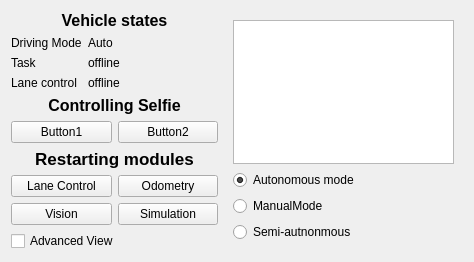
<?xml version="1.0" encoding="UTF-8"?>
<ui version="4.0">
 <class>Form</class>
 <widget class="QWidget" name="Form">
  <property name="geometry">
   <rect>
    <x>0</x>
    <y>0</y>
    <width>474</width>
    <height>261</height>
   </rect>
  </property>
  <property name="sizePolicy">
   <sizepolicy hsizetype="Minimum" vsizetype="Preferred">
    <horstretch>0</horstretch>
    <verstretch>0</verstretch>
   </sizepolicy>
  </property>
  <property name="windowTitle">
   <string>Form</string>
  </property>
  <layout class="QHBoxLayout" name="horizontalLayout">
   <item>
    <layout class="QHBoxLayout" name="layout_main">
     <property name="sizeConstraint">
      <enum>QLayout::SetMaximumSize</enum>
     </property>
     <item>
      <layout class="QVBoxLayout" name="layout_left">
       <item>
        <widget class="QLabel" name="label_8">
         <property name="sizePolicy">
          <sizepolicy hsizetype="Preferred" vsizetype="Fixed">
           <horstretch>0</horstretch>
           <verstretch>0</verstretch>
          </sizepolicy>
         </property>
         <property name="font">
          <font>
           <pointsize>12</pointsize>
           <weight>75</weight>
           <bold>true</bold>
          </font>
         </property>
         <property name="text">
          <string>Vehicle states</string>
         </property>
         <property name="alignment">
          <set>Qt::AlignCenter</set>
         </property>
         <property name="buddy">
          <cstring>advanced_elements</cstring>
         </property>
        </widget>
       </item>
       <item>
        <layout class="QGridLayout" name="vehicle_states_layout">
         <item row="1" column="1">
          <widget class="QLabel" name="task_label">
           <property name="text">
            <string>offline</string>
           </property>
          </widget>
         </item>
         <item row="2" column="1">
          <widget class="QLabel" name="lane_control_label">
           <property name="sizePolicy">
            <sizepolicy hsizetype="Preferred" vsizetype="Minimum">
             <horstretch>0</horstretch>
             <verstretch>0</verstretch>
            </sizepolicy>
           </property>
           <property name="text">
            <string>offline</string>
           </property>
          </widget>
         </item>
         <item row="0" column="1">
          <widget class="QLabel" name="rc_label">
           <property name="sizePolicy">
            <sizepolicy hsizetype="Preferred" vsizetype="Minimum">
             <horstretch>0</horstretch>
             <verstretch>0</verstretch>
            </sizepolicy>
           </property>
           <property name="minimumSize">
            <size>
             <width>130</width>
             <height>0</height>
            </size>
           </property>
           <property name="text">
            <string>Auto</string>
           </property>
          </widget>
         </item>
         <item row="1" column="0">
          <widget class="QLabel" name="label_3">
           <property name="sizePolicy">
            <sizepolicy hsizetype="Preferred" vsizetype="Fixed">
             <horstretch>0</horstretch>
             <verstretch>0</verstretch>
            </sizepolicy>
           </property>
           <property name="text">
            <string>Task</string>
           </property>
          </widget>
         </item>
         <item row="2" column="0">
          <widget class="QLabel" name="label_5">
           <property name="sizePolicy">
            <sizepolicy hsizetype="Preferred" vsizetype="Fixed">
             <horstretch>0</horstretch>
             <verstretch>0</verstretch>
            </sizepolicy>
           </property>
           <property name="text">
            <string>Lane control</string>
           </property>
          </widget>
         </item>
         <item row="0" column="0">
          <widget class="QLabel" name="label">
           <property name="sizePolicy">
            <sizepolicy hsizetype="Preferred" vsizetype="Fixed">
             <horstretch>0</horstretch>
             <verstretch>0</verstretch>
            </sizepolicy>
           </property>
           <property name="text">
            <string>Driving Mode</string>
           </property>
          </widget>
         </item>
        </layout>
       </item>
       <item>
        <widget class="QLabel" name="label_2">
         <property name="sizePolicy">
          <sizepolicy hsizetype="Preferred" vsizetype="Fixed">
           <horstretch>0</horstretch>
           <verstretch>0</verstretch>
          </sizepolicy>
         </property>
         <property name="font">
          <font>
           <pointsize>12</pointsize>
           <weight>75</weight>
           <bold>true</bold>
          </font>
         </property>
         <property name="text">
          <string>Controlling Selfie</string>
         </property>
         <property name="alignment">
          <set>Qt::AlignCenter</set>
         </property>
        </widget>
       </item>
       <item>
        <layout class="QGridLayout" name="Buttons_layout">
         <item row="0" column="1">
          <widget class="QPushButton" name="button_2">
           <property name="sizePolicy">
            <sizepolicy hsizetype="Minimum" vsizetype="Preferred">
             <horstretch>0</horstretch>
             <verstretch>0</verstretch>
            </sizepolicy>
           </property>
           <property name="minimumSize">
            <size>
             <width>0</width>
             <height>0</height>
            </size>
           </property>
           <property name="text">
            <string>Button2</string>
           </property>
          </widget>
         </item>
         <item row="0" column="0">
          <widget class="QPushButton" name="button_1">
           <property name="sizePolicy">
            <sizepolicy hsizetype="Minimum" vsizetype="Preferred">
             <horstretch>0</horstretch>
             <verstretch>0</verstretch>
            </sizepolicy>
           </property>
           <property name="accessibleName">
            <string/>
           </property>
           <property name="accessibleDescription">
            <string/>
           </property>
           <property name="text">
            <string extracomment="cfsadfsdf">Button1</string>
           </property>
          </widget>
         </item>
        </layout>
       </item>
       <item>
        <widget class="QLabel" name="label_6">
         <property name="sizePolicy">
          <sizepolicy hsizetype="Preferred" vsizetype="Fixed">
           <horstretch>0</horstretch>
           <verstretch>0</verstretch>
          </sizepolicy>
         </property>
         <property name="font">
          <font>
           <pointsize>13</pointsize>
           <weight>75</weight>
           <bold>true</bold>
          </font>
         </property>
         <property name="text">
          <string>Restarting modules</string>
         </property>
         <property name="textFormat">
          <enum>Qt::AutoText</enum>
         </property>
         <property name="alignment">
          <set>Qt::AlignCenter</set>
         </property>
        </widget>
       </item>
       <item>
        <layout class="QGridLayout" name="restart_grid_layout">
         <item row="1" column="1">
          <widget class="QPushButton" name="button_restart_simulation">
           <property name="enabled">
            <bool>true</bool>
           </property>
           <property name="sizePolicy">
            <sizepolicy hsizetype="Minimum" vsizetype="Preferred">
             <horstretch>0</horstretch>
             <verstretch>0</verstretch>
            </sizepolicy>
           </property>
           <property name="text">
            <string>Simulation</string>
           </property>
           <property name="flat">
            <bool>false</bool>
           </property>
          </widget>
         </item>
         <item row="0" column="0">
          <widget class="QPushButton" name="button_res_lane">
           <property name="sizePolicy">
            <sizepolicy hsizetype="Minimum" vsizetype="Preferred">
             <horstretch>0</horstretch>
             <verstretch>0</verstretch>
            </sizepolicy>
           </property>
           <property name="text">
            <string>Lane Control</string>
           </property>
          </widget>
         </item>
         <item row="0" column="1">
          <widget class="QPushButton" name="button_res_odometry">
           <property name="sizePolicy">
            <sizepolicy hsizetype="Minimum" vsizetype="Preferred">
             <horstretch>0</horstretch>
             <verstretch>0</verstretch>
            </sizepolicy>
           </property>
           <property name="text">
            <string>Odometry</string>
           </property>
          </widget>
         </item>
         <item row="1" column="0">
          <widget class="QPushButton" name="button_res_vision">
           <property name="sizePolicy">
            <sizepolicy hsizetype="Minimum" vsizetype="Preferred">
             <horstretch>0</horstretch>
             <verstretch>0</verstretch>
            </sizepolicy>
           </property>
           <property name="text">
            <string>Vision</string>
           </property>
          </widget>
         </item>
        </layout>
       </item>
       <item>
        <widget class="QCheckBox" name="check_box_advanced_view">
         <property name="enabled">
          <bool>true</bool>
         </property>
         <property name="text">
          <string>Advanced View</string>
         </property>
         <property name="checked">
          <bool>false</bool>
         </property>
        </widget>
       </item>
      </layout>
     </item>
     <item>
      <widget class="QWidget" name="advanced_elements" native="true">
       <layout class="QVBoxLayout" name="layout_right">
        <item>
         <widget class="QGraphicsView" name="graphicsView"/>
        </item>
        <item>
         <layout class="QVBoxLayout" name="mode_switches_layout">
          <property name="sizeConstraint">
           <enum>QLayout::SetMinimumSize</enum>
          </property>
          <item>
           <widget class="QRadioButton" name="button_select_auto">
            <property name="sizePolicy">
             <sizepolicy hsizetype="Maximum" vsizetype="Maximum">
              <horstretch>0</horstretch>
              <verstretch>0</verstretch>
             </sizepolicy>
            </property>
            <property name="text">
             <string>Autonomous mode</string>
            </property>
            <property name="checked">
             <bool>true</bool>
            </property>
           </widget>
          </item>
          <item>
           <widget class="QRadioButton" name="button_select_manual">
            <property name="sizePolicy">
             <sizepolicy hsizetype="Maximum" vsizetype="Maximum">
              <horstretch>0</horstretch>
              <verstretch>0</verstretch>
             </sizepolicy>
            </property>
            <property name="text">
             <string>ManualMode</string>
            </property>
           </widget>
          </item>
          <item>
           <widget class="QRadioButton" name="button_select_semi_auto">
            <property name="sizePolicy">
             <sizepolicy hsizetype="Maximum" vsizetype="Maximum">
              <horstretch>0</horstretch>
              <verstretch>0</verstretch>
             </sizepolicy>
            </property>
            <property name="text">
             <string>Semi-autnonmous</string>
            </property>
           </widget>
          </item>
         </layout>
        </item>
       </layout>
      </widget>
     </item>
    </layout>
   </item>
  </layout>
 </widget>
 <resources/>
 <connections/>
</ui>
